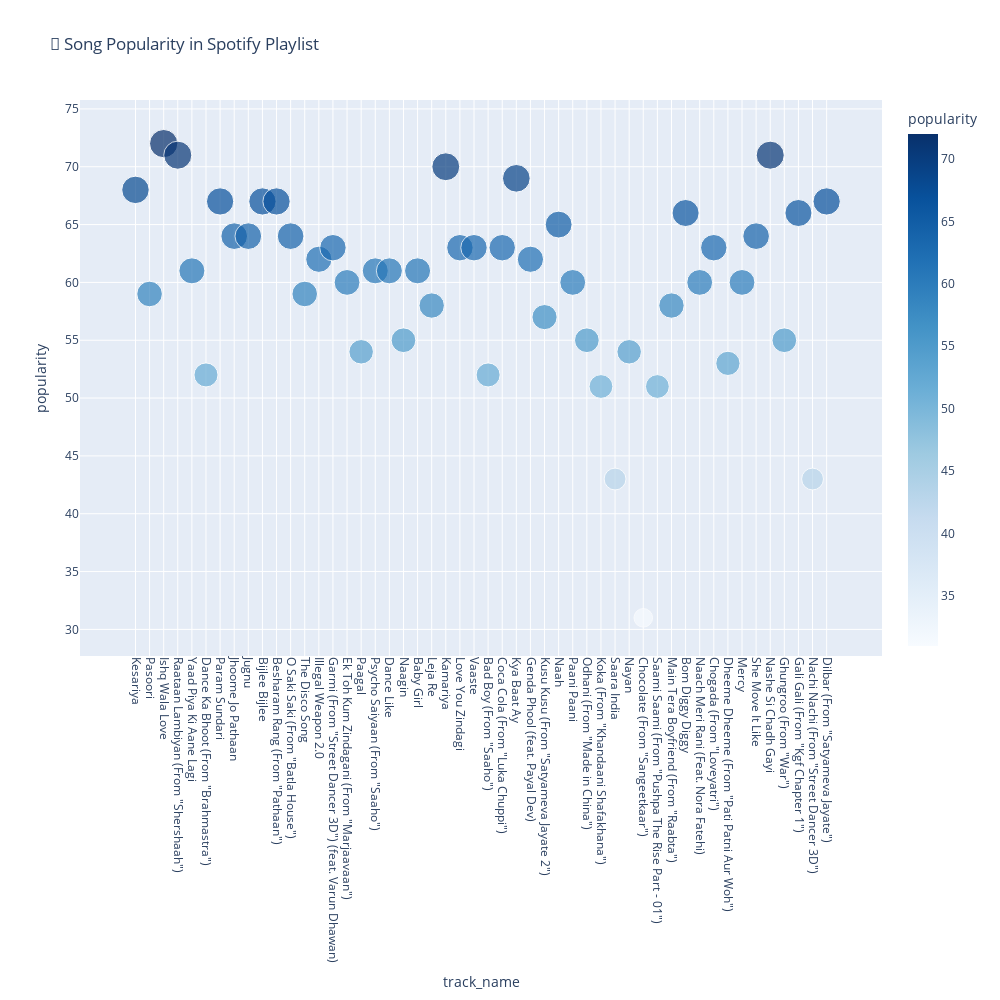

Notebook cell for this chart:
### Code cell
import plotly.express as px

fig = px.scatter(
    df,
    x="track_name",
    y="popularity",
    color="popularity",
    size="popularity",
    hover_data=["artist", "album", "release_date"], 
    title="🎵 Song Popularity in Spotify Playlist",
    color_continuous_scale="Blues"
)

# Rotate x-axis labels
fig.update_layout(
    xaxis=dict(tickangle=90),
    height=1000,
    width=1000
)

fig.show()

### Figure 1 — Plotly figure (JSON) as saved in the notebook; plotly's stock layout.template omitted (floating-point values rounded to 4 significant figures; data arrays with more than 128 entries replaced by an {"elided": "..."} marker saying what was removed)
{"data": [{"customdata": {"elided": "50x3 str values"}, "hovertemplate": "track_name=%{x}<br>popularity=%{marker.color}<br>artist=%{customdata[0]}<br>album=%{customdata[1]}<br>release_date=%{customdata[2]}<extra></extra>", "legendgroup": "", "marker": {"color": [68, 59, 72, 71, 61, 52, 67, 64, 64, 67, 67, 64, 59, 62, 63, 60, 54, 61, 61, 55, 61, 58, 70, 63, 63, 52, 63, 69, 62, 57, 65, 60, 55, 51, 43, 54, 31, 51, 58, 66, 60, 63, 53, 60, 64, 71, 55, 66, 43, 67], "coloraxis": "coloraxis", "size": [68, 59, 72, 71, 61, 52, 67, 64, 64, 67, 67, 64, 59, 62, 63, 60, 54, 61, 61, 55, 61, 58, 70, 63, 63, 52, 63, 69, 62, 57, 65, 60, 55, 51, 43, 54, 31, 51, 58, 66, 60, 63, 53, 60, 64, 71, 55, 66, 43, 67], "sizemode": "area", "sizeref": 0.18, "symbol": "circle"}, "mode": "markers", "name": "", "orientation": "v", "showlegend": false, "type": "scatter", "x": ["Kesariya", "Pasoori", "Ishq Wala Love", "Raataan Lambiyan (From \"Shershaah\")", "Yaad Piya Ki Aane Lagi", "Dance Ka Bhoot (From \"Brahmastra\")", "Param Sundari", "Jhoome Jo Pathaan", "Jugnu", "Bijlee Bijlee", "Besharam Rang (From \"Pathaan\")", "O Saki Saki (From \"Batla House\")", "The Disco Song", "Illegal Weapon 2.0", "Garmi (From \"Street Dancer 3D\") (feat. Varun Dhawan)", "Ek Toh Kum Zindagani (From \"Marjaavaan\")", "Paagal", "Psycho Saiyaan (From \"Saaho\")", "Dance Like", "Naagin", "Baby Girl", "Leja Re", "Kamariya", "Love You Zindagi", "Vaaste", "Bad Boy (From \"Saaho\")", "Coca Cola (From \"Luka Chuppi\")", "Kya Baat Ay", "Genda Phool (feat. Payal Dev)", "Kusu Kusu (From \"Satyameva Jayate 2\")", "Naah", "Paani Paani", "Odhani (From \"Made in China\")", "Koka (From \"Khandaani Shafakhana\")", "Saara India", "Nayan", "Chocolate (From \"Sangeetkaar\")", "Saami Saami (From \"Pushpa The Rise Part - 01\")", "Main Tera Boyfriend (From \"Raabta\")", "Bom Diggy Diggy", "Naach Meri Rani (Feat. Nora Fatehi)", "Chogada (From \"Loveyatri\")", "Dheeme Dheeme (From \"Pati Patni Aur Woh\")", "Mercy", "She Move It Like", "Nashe Si Chadh Gayi", "Ghungroo (From \"War\")", "Gali Gali (From \"Kgf Chapter 1\")", "Nachi Nachi (From \"Street Dancer 3D\")", "Dilbar (From \"Satyameva Jayate\")"], "xaxis": "x", "y": [68, 59, 72, 71, 61, 52, 67, 64, 64, 67, 67, 64, 59, 62, 63, 60, 54, 61, 61, 55, 61, 58, 70, 63, 63, 52, 63, 69, 62, 57, 65, 60, 55, 51, 43, 54, 31, 51, 58, 66, 60, 63, 53, 60, 64, 71, 55, 66, 43, 67], "yaxis": "y"}], "layout": {"coloraxis": {"colorbar": {"title": {"text": "popularity"}}, "colorscale": [[0, "rgb(247,251,255)"], [0.125, "rgb(222,235,247)"], [0.25, "rgb(198,219,239)"], [0.375, "rgb(158,202,225)"], [0.5, "rgb(107,174,214)"], [0.625, "rgb(66,146,198)"], [0.75, "rgb(33,113,181)"], [0.875, "rgb(8,81,156)"], [1, "rgb(8,48,107)"]]}, "height": 1000, "legend": {"itemsizing": "constant", "tracegroupgap": 0}, "title": {"text": "🎵 Song Popularity in Spotify Playlist"}, "width": 1000, "xaxis": {"anchor": "y", "domain": [0, 1], "tickangle": 90, "title": {"text": "track_name"}}, "yaxis": {"anchor": "x", "domain": [0, 1], "title": {"text": "popularity"}}}}
